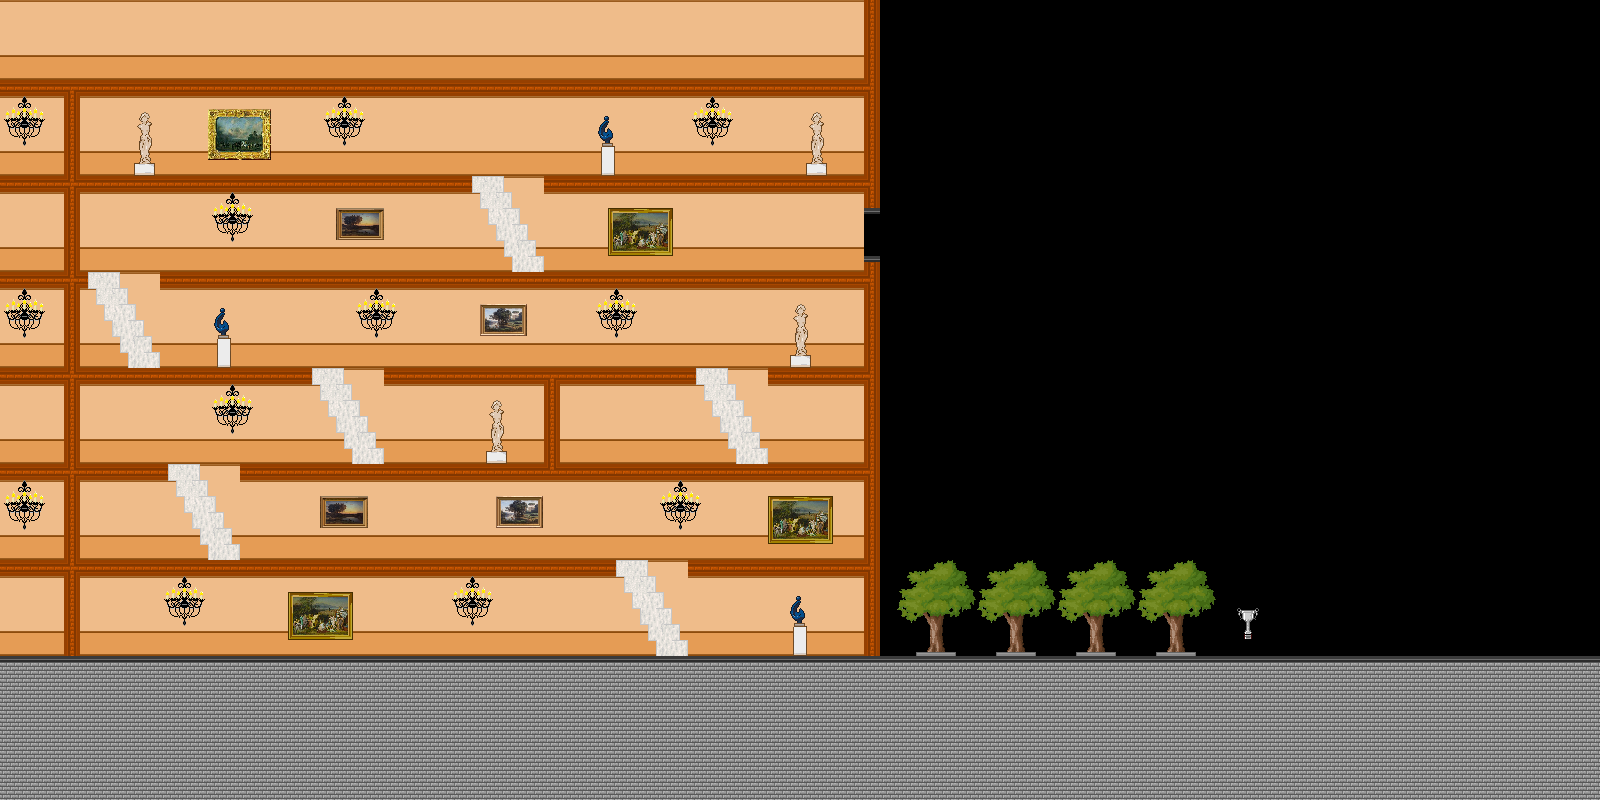

Tiled map render using the project's own tile images. Description and the map definition, with tile-layer contents summarised, below:
An orthogonal 100x50 tile map with 16x16 px tiles, 5 tile layers (bg, m1, m2, m3, ...) and 90 objects (spawn).

<map version="1.0" orientation="orthogonal" renderorder="right-down" width="100" height="50" tilewidth="16" tileheight="16">
 <tileset firstgid="1" name="Style" tilewidth="16" tileheight="16">
  <image source="Style.png" width="1024" height="512" />
 </tileset>
 <layer name="bg" width="100" height="50">
  <data>[5000 cells, 956 non-empty, 8 distinct tile ids]</data>
 </layer>
 <layer name="m1" width="100" height="50">
  <data>[5000 cells, 2214 non-empty, 5 distinct tile ids]</data>
 </layer>
 <layer name="m2" width="100" height="50">
  <data>[5000 cells, 405 non-empty, 74 distinct tile ids]</data>
 </layer>
 <layer name="m3" width="100" height="50">
  <data>[5000 cells, 287 non-empty, 72 distinct tile ids]</data>
 </layer>
 <layer name="fg" width="100" height="50">
  <data>[5000 cells, 0 non-empty, 0 distinct tile ids]</data>
 </layer>
 <objectgroup name="ground">
  <object x="0" y="656">
   <polygon points="0,0 1600,0 1600,72 0,60" />
  </object>
  <object x="64" y="656">
   <polygon points="0,0 16,0 16,-560 0,-560" />
  </object>
  <object x="80" y="560">
   <polygon points="0,0 536,0 536,16 0,16" />
  </object>
  <object x="80" y="480">
   <polygon points="0,0 88,0 88,-16 0,-16" />
  </object>
  <object x="312" y="384">
   <polygon points="0,0 -232,0 -232,-16 0,-16" />
  </object>
  <object x="80" y="288">
   <polygon points="0,0 8,0 8,-16 0,-16" />
  </object>
  <object x="160" y="272">
   <polygon points="0,0 0,16 704,16 704,0" />
  </object>
  <object x="768" y="368">
   <polygon points="0,0 0,16 96,16 96,0" />
  </object>
  <object x="696" y="384">
   <polygon points="0,0 0,-16 -312,-16 -312,0" />
  </object>
  <object x="544" y="384">
   <polygon points="0,0 16,0 16,80 0,80" />
  </object>
  <object x="240" y="464">
   <polygon points="0,0 0,16 624,16 620,0" />
  </object>
  <object x="860" y="464">
   <polygon points="0,0 4,-204 20,-204 20,188 20,192 4,192" />
  </object>
  <object x="864" y="208">
   <polygon points="0,0 16,0 16,-148 0,-148" />
  </object>
  <object x="544" y="192">
   <polygon points="0,0 0,-16 320,-16 320,0" />
  </object>
  <object x="864" y="80">
   <polygon points="0,0 0,16 -796,16 -800,0" />
  </object>
  <object x="472" y="192">
   <polygon points="0,0 0,-16 -392,-16 -392,0" />
  </object>
  <object x="864" y="560">
   <polygon points="0,0 0,16 -176,16 -176,0" />
  </object>
 </objectgroup>
 <objectgroup name="spawn">
  <object name="spawn" x="124" y="612">
   <ellipse />
  </object>
 </objectgroup>
 <objectgroup name="finish">
  <object x="1240" y="432" width="12" height="224" />
 </objectgroup>
 <objectgroup name="platforms">
  <object x="292" y="636" width="52" />
  <object x="664" y="640" width="24" />
  <object x="656" y="624" width="24" />
  <object x="648" y="608" width="24" />
  <object x="640" y="592" width="24" />
  <object x="632" y="576" width="24" />
  <object x="616" y="560" width="32" />
  <object x="744" y="448" width="24" />
  <object x="736" y="432" width="24" />
  <object x="728" y="416" width="24" />
  <object x="720" y="400" width="24" />
  <object x="712" y="384" width="24" />
  <object x="696" y="368" width="32" />
  <object x="216" y="544" width="24" />
  <object x="208" y="528" width="24" />
  <object x="200" y="512" width="24" />
  <object x="192" y="496" width="24" />
  <object x="184" y="480" width="24" />
  <object x="168" y="464" width="32" />
  <object x="360" y="448" width="24" />
  <object x="352" y="432" width="24" />
  <object x="344" y="416" width="24" />
  <object x="336" y="400" width="24" />
  <object x="328" y="384" width="24" />
  <object x="312" y="368" width="32" />
  <object x="136" y="352" width="24" />
  <object x="128" y="336" width="24" />
  <object x="120" y="320" width="24" />
  <object x="112" y="304" width="24" />
  <object x="104" y="288" width="24" />
  <object x="88" y="272" width="32" />
  <object x="520" y="256" width="24" />
  <object x="512" y="240" width="24" />
  <object x="504" y="224" width="24" />
  <object x="496" y="208" width="24" />
  <object x="488" y="192" width="24" />
  <object x="472" y="176" width="32" />
  <object x="904" y="576" width="24" />
  <object x="928" y="564" width="36" />
  <object x="988" y="572" width="20" />
  <object x="1008" y="564" width="36" />
  <object x="1068" y="572" width="20" />
  <object x="1088" y="564" width="32" />
  <object x="1148" y="572" width="20" />
  <object x="1168" y="564" width="32" />
  <object x="772" y="540" width="56" />
  <object x="796" y="628" width="8" />
  <object x="328" y="524" width="36" />
  <object x="504" y="524" width="32" />
  <object x="488" y="452" width="20" />
  <object x="792" y="356" width="20" />
  <object x="484" y="332" width="40" />
  <object x="220" y="340" width="8" />
  <object x="136" y="164" width="16" />
  <object x="216" y="148" width="44" />
  <object x="344" y="236" width="36" />
  <object x="616" y="252" width="48" />
  <object x="600" y="148" width="16" />
  <object x="808" y="164" width="20" />
 </objectgroup>
 <objectgroup name="bugs">
  <object x="1024" y="552">
   <ellipse />
  </object>
  <object x="1104" y="552">
   <ellipse />
  </object>
  <object x="320" y="612">
   <ellipse />
  </object>
  <object x="796" y="600">
   <ellipse />
  </object>
  <object x="800" y="520">
   <ellipse />
  </object>
  <object x="344" y="512">
   <ellipse />
  </object>
  <object x="500" y="408">
   <ellipse />
  </object>
  <object x="236" y="128">
   <ellipse />
  </object>
  <object x="816" y="120">
   <ellipse />
  </object>
  <object x="892" y="240">
   <ellipse />
  </object>
  <object x="640" y="232">
   <ellipse />
  </object>
  <object x="472" y="516">
   <ellipse />
  </object>
 </objectgroup>
 <objectgroup name="rain" />
</map>
